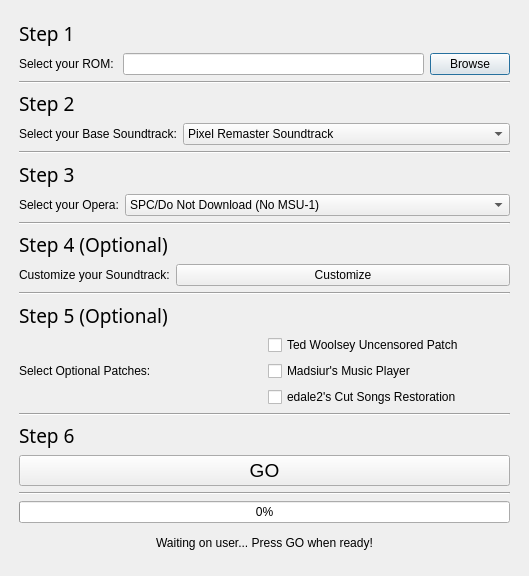
<?xml version="1.0" encoding="UTF-8"?>
<ui version="4.0">
 <class>danceMonkeyDlg</class>
 <widget class="QDialog" name="danceMonkeyDlg">
  <property name="geometry">
   <rect>
    <x>0</x>
    <y>0</y>
    <width>529</width>
    <height>576</height>
   </rect>
  </property>
  <property name="windowTitle">
   <string>Dancing Mad Installer</string>
  </property>
  <widget class="QWidget" name="verticalLayoutWidget">
   <property name="geometry">
    <rect>
     <x>19</x>
     <y>19</y>
     <width>491</width>
     <height>538</height>
    </rect>
   </property>
   <layout class="QVBoxLayout" name="mainLayout">
    <item>
     <widget class="QLabel" name="stepLabel_1">
      <property name="font">
       <font>
        <family>Sans Serif</family>
        <pointsize>14</pointsize>
       </font>
      </property>
      <property name="text">
       <string>Step 1</string>
      </property>
     </widget>
    </item>
    <item>
     <layout class="QHBoxLayout" name="ROMLayout">
      <item>
       <widget class="QLabel" name="ROMSelectLabel">
        <property name="text">
         <string>Select your ROM: </string>
        </property>
       </widget>
      </item>
      <item>
       <widget class="QLineEdit" name="ROMSelectLine"/>
      </item>
      <item>
       <widget class="QPushButton" name="ROMSelectBrowse">
        <property name="text">
         <string>Browse</string>
        </property>
       </widget>
      </item>
     </layout>
    </item>
    <item>
     <widget class="Line" name="ROMSeperator">
      <property name="orientation">
       <enum>Qt::Horizontal</enum>
      </property>
     </widget>
    </item>
    <item>
     <widget class="QLabel" name="stepLabel_2">
      <property name="font">
       <font>
        <family>Sans Serif</family>
        <pointsize>14</pointsize>
       </font>
      </property>
      <property name="text">
       <string>Step 2</string>
      </property>
     </widget>
    </item>
    <item>
     <layout class="QHBoxLayout" name="soundtrackLayout">
      <item>
       <widget class="QLabel" name="soundtrackSelectLabel">
        <property name="sizePolicy">
         <sizepolicy hsizetype="Minimum" vsizetype="Minimum">
          <horstretch>0</horstretch>
          <verstretch>0</verstretch>
         </sizepolicy>
        </property>
        <property name="text">
         <string>Select your Base Soundtrack:</string>
        </property>
        <property name="alignment">
         <set>Qt::AlignLeading|Qt::AlignLeft|Qt::AlignVCenter</set>
        </property>
       </widget>
      </item>
      <item>
       <widget class="QComboBox" name="soundtrackSelectBox">
        <property name="sizePolicy">
         <sizepolicy hsizetype="Expanding" vsizetype="Fixed">
          <horstretch>0</horstretch>
          <verstretch>0</verstretch>
         </sizepolicy>
        </property>
        <property name="editable">
         <bool>false</bool>
        </property>
        <property name="currentText">
         <string>Pixel Remaster Soundtrack</string>
        </property>
        <property name="currentIndex">
         <number>1</number>
        </property>
        <property name="placeholderText">
         <string/>
        </property>
        <item>
         <property name="text">
          <string comment="Recommended" extracomment="Recommended">Developer's Recommendation</string>
         </property>
        </item>
        <item>
         <property name="text">
          <string>Pixel Remaster Soundtrack</string>
         </property>
        </item>
        <item>
         <property name="text">
          <string>Matthew Valenti's Synthetic Origins</string>
         </property>
        </item>
        <item>
         <property name="text">
          <string>FinalFanTim's Arrangements</string>
         </property>
        </item>
        <item>
         <property name="text">
          <string>Sean Schafianski's FFVI Remastered</string>
         </property>
        </item>
        <item>
         <property name="text">
          <string>OCRemix Balance &amp; Ruin</string>
         </property>
        </item>
        <item>
         <property name="text">
          <string>Kara Comparetti's Piano Soundtrack</string>
         </property>
        </item>
        <item>
         <property name="text">
          <string>OCRemix Balance &amp; Ruin (qwertymodo loops)</string>
         </property>
        </item>
        <item>
         <property name="text">
          <string>ChrystalChameleon's Orchestrated</string>
         </property>
        </item>
        <item>
         <property name="text">
          <string>Official Soundtrack</string>
         </property>
        </item>
        <item>
         <property name="text">
          <string>None/SPC</string>
         </property>
        </item>
       </widget>
      </item>
     </layout>
    </item>
    <item>
     <widget class="Line" name="soundtrackSeperator">
      <property name="orientation">
       <enum>Qt::Horizontal</enum>
      </property>
     </widget>
    </item>
    <item>
     <widget class="QLabel" name="stepLabel_3">
      <property name="font">
       <font>
        <family>Sans Serif</family>
        <pointsize>14</pointsize>
       </font>
      </property>
      <property name="text">
       <string>Step 3 </string>
      </property>
     </widget>
    </item>
    <item>
     <layout class="QHBoxLayout" name="operaLayout">
      <item>
       <widget class="QLabel" name="operaSelectLabel">
        <property name="sizePolicy">
         <sizepolicy hsizetype="Minimum" vsizetype="Minimum">
          <horstretch>0</horstretch>
          <verstretch>0</verstretch>
         </sizepolicy>
        </property>
        <property name="text">
         <string>Select your Opera:</string>
        </property>
       </widget>
      </item>
      <item>
       <widget class="QComboBox" name="operaSelectBox">
        <property name="sizePolicy">
         <sizepolicy hsizetype="Expanding" vsizetype="Fixed">
          <horstretch>0</horstretch>
          <verstretch>0</verstretch>
         </sizepolicy>
        </property>
        <property name="currentIndex">
         <number>0</number>
        </property>
        <item>
         <property name="text">
          <string>SPC/Do Not Download (No MSU-1)</string>
         </property>
        </item>
        <item>
         <property name="text">
          <string>OST (No Voices)</string>
         </property>
        </item>
        <item>
         <property name="text">
          <string>The Black Mages (Japanese)</string>
         </property>
        </item>
        <item>
         <property name="text">
          <string>Game Music Concert 4 (Japanese)</string>
         </property>
        </item>
        <item>
         <property name="text">
          <string>Distant Worlds (English)</string>
         </property>
        </item>
        <item>
         <property name="text">
          <string>More Friends: Music From Final Fantasy (English)</string>
         </property>
        </item>
        <item>
         <property name="text">
          <string>Pixel Remaster (English)</string>
         </property>
        </item>
        <item>
         <property name="text">
          <string>Pixel Remaster (Japanese)</string>
         </property>
        </item>
        <item>
         <property name="text">
          <string>Pixel Remaster (Italian)</string>
         </property>
        </item>
        <item>
         <property name="text">
          <string>Pixel Remaster (German)</string>
         </property>
        </item>
        <item>
         <property name="text">
          <string>Pixel Remaster (Spanish)</string>
         </property>
        </item>
        <item>
         <property name="text">
          <string>Pixel Remaster (Korean)</string>
         </property>
        </item>
       </widget>
      </item>
     </layout>
    </item>
    <item>
     <widget class="Line" name="operaSeperator">
      <property name="orientation">
       <enum>Qt::Horizontal</enum>
      </property>
     </widget>
    </item>
    <item>
     <widget class="QLabel" name="stepLabel_4">
      <property name="font">
       <font>
        <family>Sans Serif</family>
        <pointsize>14</pointsize>
       </font>
      </property>
      <property name="text">
       <string>Step 4 (Optional)</string>
      </property>
     </widget>
    </item>
    <item>
     <layout class="QHBoxLayout" name="customizeLayout">
      <item>
       <widget class="QLabel" name="customizationLabel">
        <property name="sizePolicy">
         <sizepolicy hsizetype="Minimum" vsizetype="Minimum">
          <horstretch>0</horstretch>
          <verstretch>0</verstretch>
         </sizepolicy>
        </property>
        <property name="text">
         <string>Customize your Soundtrack:</string>
        </property>
       </widget>
      </item>
      <item>
       <widget class="QPushButton" name="customizationButton">
        <property name="sizePolicy">
         <sizepolicy hsizetype="Expanding" vsizetype="Fixed">
          <horstretch>0</horstretch>
          <verstretch>0</verstretch>
         </sizepolicy>
        </property>
        <property name="text">
         <string>Customize</string>
        </property>
       </widget>
      </item>
     </layout>
    </item>
    <item>
     <widget class="Line" name="customizeSeperator">
      <property name="orientation">
       <enum>Qt::Horizontal</enum>
      </property>
     </widget>
    </item>
    <item>
     <widget class="QLabel" name="stepLabel_5">
      <property name="font">
       <font>
        <family>Sans Serif</family>
        <pointsize>14</pointsize>
       </font>
      </property>
      <property name="text">
       <string>Step 5 (Optional)</string>
      </property>
     </widget>
    </item>
    <item>
     <layout class="QHBoxLayout" name="patchLayout">
      <item>
       <widget class="QLabel" name="patchesSelectLabel">
        <property name="sizePolicy">
         <sizepolicy hsizetype="Minimum" vsizetype="Minimum">
          <horstretch>0</horstretch>
          <verstretch>0</verstretch>
         </sizepolicy>
        </property>
        <property name="text">
         <string>Select Optional Patches:</string>
        </property>
       </widget>
      </item>
      <item>
       <layout class="QGridLayout" name="patchInnerLayout">
        <item row="0" column="0">
         <widget class="QCheckBox" name="patchCheck_1">
          <property name="text">
           <string>Ted Woolsey Uncensored Patch</string>
          </property>
         </widget>
        </item>
        <item row="1" column="0">
         <widget class="QCheckBox" name="patchCheck_2">
          <property name="text">
           <string>Madsiur's Music Player</string>
          </property>
         </widget>
        </item>
        <item row="2" column="0">
         <widget class="QCheckBox" name="patchCheck_3">
          <property name="text">
           <string>edale2's Cut Songs Restoration</string>
          </property>
         </widget>
        </item>
       </layout>
      </item>
     </layout>
    </item>
    <item>
     <widget class="Line" name="patchSeperator">
      <property name="orientation">
       <enum>Qt::Horizontal</enum>
      </property>
     </widget>
    </item>
    <item>
     <widget class="QLabel" name="stepLabel_6">
      <property name="font">
       <font>
        <family>Sans Serif</family>
        <pointsize>14</pointsize>
       </font>
      </property>
      <property name="text">
       <string>Step 6</string>
      </property>
     </widget>
    </item>
    <item>
     <widget class="QPushButton" name="goButton">
      <property name="font">
       <font>
        <pointsize>14</pointsize>
       </font>
      </property>
      <property name="text">
       <string>GO</string>
      </property>
     </widget>
    </item>
    <item>
     <widget class="Line" name="goSeperator">
      <property name="orientation">
       <enum>Qt::Horizontal</enum>
      </property>
     </widget>
    </item>
    <item>
     <widget class="QProgressBar" name="downloadProgressBar">
      <property name="value">
       <number>0</number>
      </property>
     </widget>
    </item>
    <item>
     <widget class="QLabel" name="statusLabel">
      <property name="text">
       <string>Waiting on user... Press GO when ready!</string>
      </property>
      <property name="alignment">
       <set>Qt::AlignCenter</set>
      </property>
     </widget>
    </item>
   </layout>
  </widget>
 </widget>
 <resources/>
 <connections/>
</ui>
